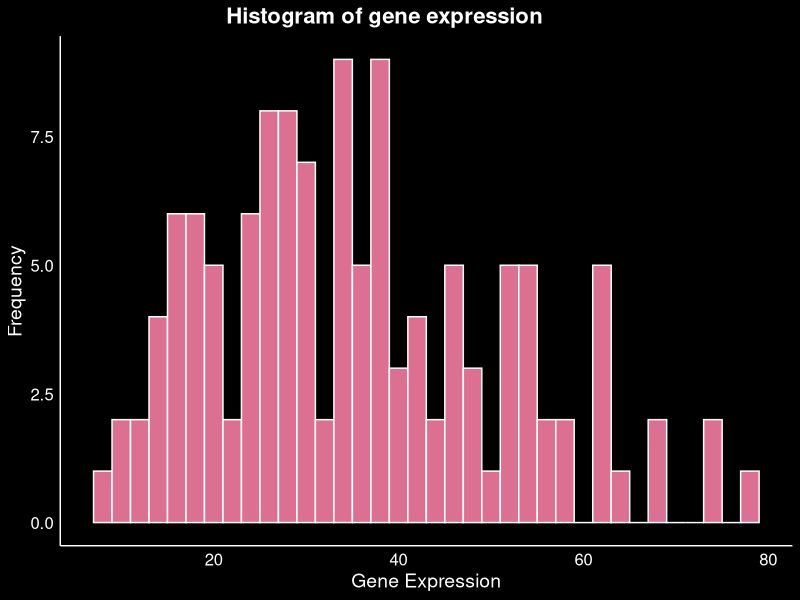
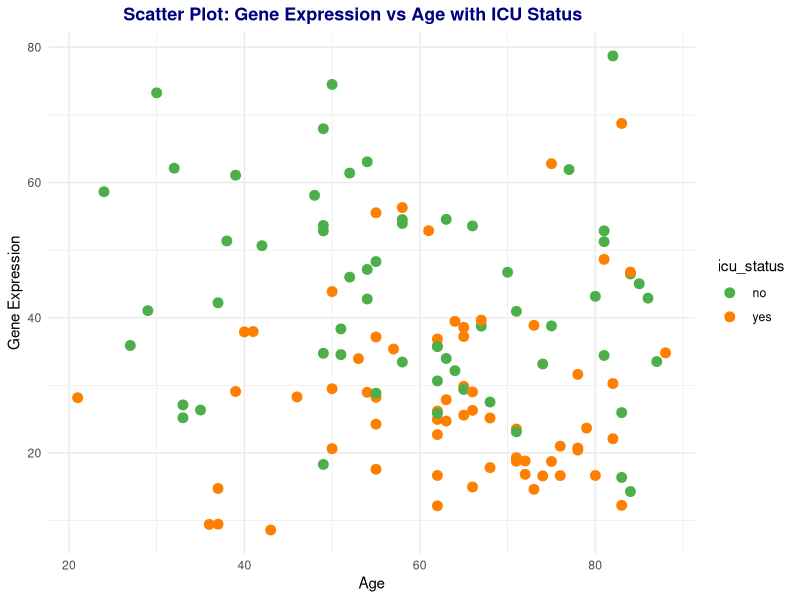
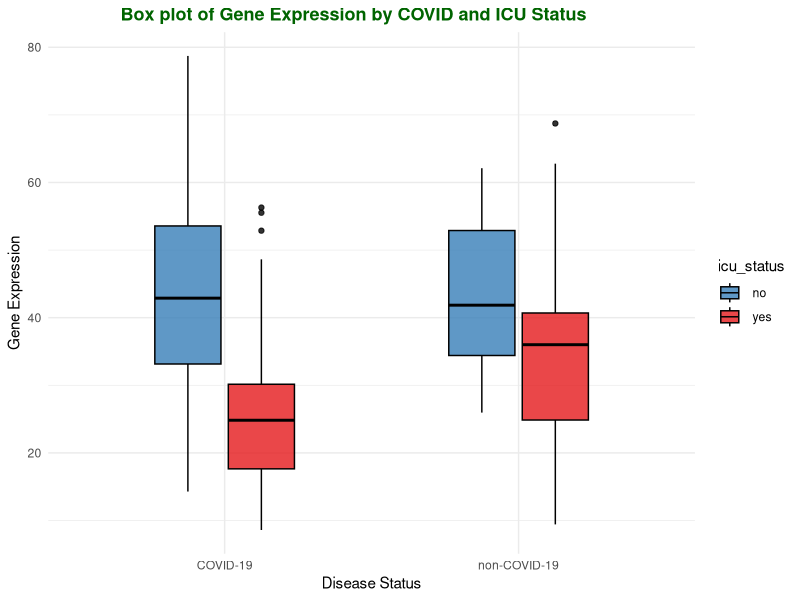

Generate these figures, in order, with R:
## ---- chunk 1
knitr::opts_chunk$set(echo = TRUE)
library(mice)
library(dplyr)
library(tidyverse)
library(ggplot2)
## ---- chunk 2

#set current working directory to the previous folder
setwd("../")

#import the geneExpression and metaData csv from the data folder
data_gene_Expression <- read.csv("data/QBS103_finalProject_geneExpression.csv", header=TRUE)
data_meta <- read.csv("data/QBS103_finalProject_metadata.csv", header=TRUE)


#We convert the geneExpression data from wide form into long form
data_gene_Expression.longForm <- data_gene_Expression %>%
  pivot_longer(cols = starts_with(c("COVID_","NONCOVID_")),
  names_to = "participant_id",
  values_to = "gene_expression_value"
  )

#make a final data frame by combining the two data sets and making it a data frame
final_df <- as.data.frame(data_gene_Expression.longForm %>% inner_join( data_meta, 
           by=c('participant_id')))

## ---- chunk 3

#rename with x column with gene
final_df <- rename(final_df, gene = X)

#remove all unknown strings and substitute it with NAs
final_df[, 16:27][final_df[, 16:27] == ' unknown' | final_df[, 16:27] == 'unknown'] <- NA

#format the disease status column to just include the status
final_df$disease_status <- sub('disease state: ', '', final_df$disease_status)

#convert the column type of disease_status, sex, icu_status and mechanical_ventilation to factor
final_df <- final_df %>% 
  mutate_at(vars(disease_status, sex, icu_status, mechanical_ventilation), as.factor)

#convert the class of age, charlson_score
final_df <- final_df %>% 
  mutate_at(vars(age, apacheii,ferritin.ng.ml., 
                 crp.mg.l., ddimer.mg.l_feu., 
                 procalcitonin.ng.ml.., lactate.mmol.l., fibrinogen, sofa), as.integer)

## ---- chunk 4
# check all the numeric colums
num_cols <- names(select_if(final_df, is.numeric))

# Create an imputation model
imputation_model <- mice(final_df[num_cols], method = "pmm", printFlag = FALSE)

# Perform the imputation
imputed_data_final <- complete(imputation_model)
# update the final data frame with the imputed values
final_df[num_cols] <- imputed_data_final[num_cols]

## ---- chunk 5
final_subset <- final_df[final_df$gene == 'AAMP', 
                         c('gene',
                           'gene_expression_value','age', 
                           'icu_status', 'disease_status')]

head(final_subset)
## ---- chunk 6

ggplot(final_subset, aes(x = gene_expression_value)) +
  geom_histogram(binwidth = 2, color = "white", fill = "#DB7093") +
  theme_minimal() +
  theme(
    panel.background = element_rect(fill = "black"),
    plot.background = element_rect(fill = "black"),
    axis.line = element_line(color = "white"),
    axis.text = element_text(color = "white", size = 12),
    axis.title = element_text(color = "white", size = 14),
    panel.grid = element_blank(),
    plot.title = element_text(color = "white", size = 16, face = "bold", hjust = 0.4),
  ) +
  ggtitle("Histogram of gene expression") +
  xlab("Gene Expression") +
  ylab("Frequency")
## ---- chunk 7

my_colors_1 <- c("#4DAF4A", "#FF7F00")


# Create the scatter plot with custom color scheme
ggplot(final_subset, aes(x = age, y = gene_expression_value, color = icu_status)) +
  geom_point(size = 3) +
  scale_color_manual(values = my_colors_1) +
  theme_minimal() +
      theme(
    plot.title = element_text(color = "navy", size = 13, face = "bold", hjust = 0.4)
  ) +
  ggtitle("Scatter Plot: Gene Expression vs Age with ICU Status") +
  xlab("Age") +
  ylab("Gene Expression")
## ---- chunk 8

my_colors_2 <- c("#377eb8", "#e41a1c")
ggplot(final_subset, aes(x = disease_status, y = gene_expression_value, fill = icu_status)) +
  geom_boxplot(color = "black", width = 0.5, alpha = 0.8) +
  scale_fill_manual(values = my_colors_2) +
  theme_minimal() +
    theme_minimal() +
      theme(
    plot.title = element_text(color = "darkgreen", size = 13, face = "bold", hjust = 0.4)
  )+
  ggtitle("Box plot of Gene Expression by COVID and ICU Status") +
  xlab("Disease Status") +
  ylab("Gene Expression")
